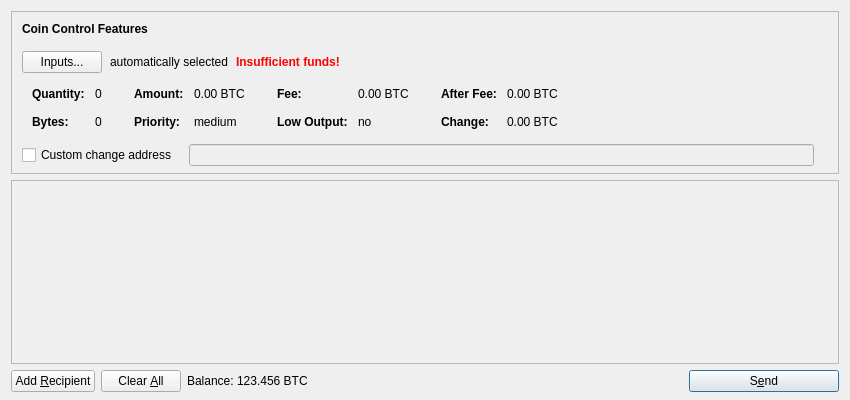
<?xml version="1.0" encoding="UTF-8"?>
<ui version="4.0">
 <class>SendCoinsDialog</class>
 <widget class="QDialog" name="SendCoinsDialog">
  <property name="geometry">
   <rect>
    <x>0</x>
    <y>0</y>
    <width>850</width>
    <height>400</height>
   </rect>
  </property>
  <property name="windowTitle">
   <string>Send Coins</string>
  </property>
  <layout class="QVBoxLayout" name="verticalLayout" stretch="0,1,0">
   <property name="bottomMargin">
    <number>8</number>
   </property>
   <item>
    <widget class="QFrame" name="frameCoinControl">
     <property name="sizePolicy">
      <sizepolicy hsizetype="Expanding" vsizetype="Expanding">
       <horstretch>0</horstretch>
       <verstretch>0</verstretch>
      </sizepolicy>
     </property>
     <property name="maximumSize">
      <size>
       <width>16777215</width>
       <height>16777215</height>
      </size>
     </property>
     <property name="frameShape">
      <enum>QFrame::StyledPanel</enum>
     </property>
     <property name="frameShadow">
      <enum>QFrame::Sunken</enum>
     </property>
     <layout class="QVBoxLayout" name="verticalLayoutCoinControl2">
      <property name="spacing">
       <number>0</number>
      </property>
      <property name="leftMargin">
       <number>0</number>
      </property>
      <property name="topMargin">
       <number>0</number>
      </property>
      <property name="rightMargin">
       <number>0</number>
      </property>
      <property name="bottomMargin">
       <number>6</number>
      </property>
      <item>
       <layout class="QVBoxLayout" name="verticalLayoutCoinControl" stretch="0,0,0,0,1">
        <property name="spacing">
         <number>0</number>
        </property>
        <property name="leftMargin">
         <number>10</number>
        </property>
        <property name="topMargin">
         <number>10</number>
        </property>
        <item>
         <layout class="QHBoxLayout" name="horizontalLayoutCoinControl1">
          <property name="bottomMargin">
           <number>15</number>
          </property>
          <item>
           <widget class="QLabel" name="labelCoinControlFeatures">
            <property name="sizePolicy">
             <sizepolicy hsizetype="Preferred" vsizetype="Maximum">
              <horstretch>0</horstretch>
              <verstretch>0</verstretch>
             </sizepolicy>
            </property>
            <property name="font">
             <font>
              <weight>75</weight>
              <bold>true</bold>
             </font>
            </property>
            <property name="styleSheet">
             <string notr="true">font-weight:bold;</string>
            </property>
            <property name="text">
             <string>Coin Control Features</string>
            </property>
           </widget>
          </item>
         </layout>
        </item>
        <item>
         <layout class="QHBoxLayout" name="horizontalLayoutCoinControl2" stretch="0,0,0,0">
          <property name="spacing">
           <number>8</number>
          </property>
          <property name="bottomMargin">
           <number>10</number>
          </property>
          <item>
           <widget class="QPushButton" name="pushButtonCoinControl">
            <property name="styleSheet">
             <string notr="true"/>
            </property>
            <property name="text">
             <string>Inputs...</string>
            </property>
           </widget>
          </item>
          <item>
           <widget class="QLabel" name="labelCoinControlAutomaticallySelected">
            <property name="text">
             <string>automatically selected</string>
            </property>
            <property name="margin">
             <number>5</number>
            </property>
           </widget>
          </item>
          <item>
           <widget class="QLabel" name="labelCoinControlInsuffFunds">
            <property name="font">
             <font>
              <weight>75</weight>
              <bold>true</bold>
             </font>
            </property>
            <property name="styleSheet">
             <string notr="true">color:red;font-weight:bold;</string>
            </property>
            <property name="text">
             <string>Insufficient funds!</string>
            </property>
            <property name="margin">
             <number>5</number>
            </property>
           </widget>
          </item>
          <item>
           <spacer name="horizontalSpacerCoinControl">
            <property name="orientation">
             <enum>Qt::Horizontal</enum>
            </property>
            <property name="sizeHint" stdset="0">
             <size>
              <width>40</width>
              <height>1</height>
             </size>
            </property>
           </spacer>
          </item>
         </layout>
        </item>
        <item>
         <widget class="QWidget" name="widgetCoinControl" native="true">
          <property name="sizePolicy">
           <sizepolicy hsizetype="Preferred" vsizetype="Preferred">
            <horstretch>0</horstretch>
            <verstretch>0</verstretch>
           </sizepolicy>
          </property>
          <property name="minimumSize">
           <size>
            <width>0</width>
            <height>0</height>
           </size>
          </property>
          <property name="styleSheet">
           <string notr="true"/>
          </property>
          <layout class="QHBoxLayout" name="horizontalLayoutCoinControl5">
           <property name="leftMargin">
            <number>0</number>
           </property>
           <property name="topMargin">
            <number>0</number>
           </property>
           <property name="rightMargin">
            <number>0</number>
           </property>
           <property name="bottomMargin">
            <number>0</number>
           </property>
           <item>
            <layout class="QHBoxLayout" name="horizontalLayoutCoinControl3" stretch="0,0,0,1">
             <property name="spacing">
              <number>20</number>
             </property>
             <property name="topMargin">
              <number>0</number>
             </property>
             <property name="bottomMargin">
              <number>10</number>
             </property>
             <item>
              <layout class="QFormLayout" name="formLayoutCoinControl1">
               <property name="horizontalSpacing">
                <number>10</number>
               </property>
               <property name="verticalSpacing">
                <number>14</number>
               </property>
               <property name="leftMargin">
                <number>10</number>
               </property>
               <property name="topMargin">
                <number>4</number>
               </property>
               <property name="rightMargin">
                <number>6</number>
               </property>
               <item row="0" column="0">
                <widget class="QLabel" name="labelCoinControlQuantityText">
                 <property name="font">
                  <font>
                   <weight>75</weight>
                   <bold>true</bold>
                  </font>
                 </property>
                 <property name="text">
                  <string>Quantity:</string>
                 </property>
                 <property name="margin">
                  <number>0</number>
                 </property>
                </widget>
               </item>
               <item row="0" column="1">
                <widget class="QLabel" name="labelCoinControlQuantity">
                 <property name="cursor">
                  <cursorShape>IBeamCursor</cursorShape>
                 </property>
                 <property name="contextMenuPolicy">
                  <enum>Qt::ActionsContextMenu</enum>
                 </property>
                 <property name="text">
                  <string notr="true">0</string>
                 </property>
                 <property name="margin">
                  <number>0</number>
                 </property>
                 <property name="textInteractionFlags">
                  <set>Qt::LinksAccessibleByMouse|Qt::TextSelectableByKeyboard|Qt::TextSelectableByMouse</set>
                 </property>
                </widget>
               </item>
               <item row="1" column="0">
                <widget class="QLabel" name="labelCoinControlBytesText">
                 <property name="font">
                  <font>
                   <weight>75</weight>
                   <bold>true</bold>
                  </font>
                 </property>
                 <property name="text">
                  <string>Bytes:</string>
                 </property>
                </widget>
               </item>
               <item row="1" column="1">
                <widget class="QLabel" name="labelCoinControlBytes">
                 <property name="cursor">
                  <cursorShape>IBeamCursor</cursorShape>
                 </property>
                 <property name="contextMenuPolicy">
                  <enum>Qt::ActionsContextMenu</enum>
                 </property>
                 <property name="text">
                  <string notr="true">0</string>
                 </property>
                 <property name="textInteractionFlags">
                  <set>Qt::LinksAccessibleByMouse|Qt::TextSelectableByKeyboard|Qt::TextSelectableByMouse</set>
                 </property>
                </widget>
               </item>
              </layout>
             </item>
             <item>
              <layout class="QFormLayout" name="formLayoutCoinControl2">
               <property name="horizontalSpacing">
                <number>10</number>
               </property>
               <property name="verticalSpacing">
                <number>14</number>
               </property>
               <property name="leftMargin">
                <number>6</number>
               </property>
               <property name="topMargin">
                <number>4</number>
               </property>
               <property name="rightMargin">
                <number>6</number>
               </property>
               <item row="0" column="0">
                <widget class="QLabel" name="labelCoinControlAmountText">
                 <property name="font">
                  <font>
                   <weight>75</weight>
                   <bold>true</bold>
                  </font>
                 </property>
                 <property name="text">
                  <string>Amount:</string>
                 </property>
                 <property name="margin">
                  <number>0</number>
                 </property>
                </widget>
               </item>
               <item row="0" column="1">
                <widget class="QLabel" name="labelCoinControlAmount">
                 <property name="cursor">
                  <cursorShape>IBeamCursor</cursorShape>
                 </property>
                 <property name="contextMenuPolicy">
                  <enum>Qt::ActionsContextMenu</enum>
                 </property>
                 <property name="text">
                  <string notr="true">0.00 BTC</string>
                 </property>
                 <property name="textInteractionFlags">
                  <set>Qt::LinksAccessibleByMouse|Qt::TextSelectableByKeyboard|Qt::TextSelectableByMouse</set>
                 </property>
                </widget>
               </item>
               <item row="1" column="0">
                <widget class="QLabel" name="labelCoinControlPriorityText">
                 <property name="font">
                  <font>
                   <weight>75</weight>
                   <bold>true</bold>
                  </font>
                 </property>
                 <property name="text">
                  <string>Priority:</string>
                 </property>
                </widget>
               </item>
               <item row="1" column="1">
                <widget class="QLabel" name="labelCoinControlPriority">
                 <property name="cursor">
                  <cursorShape>IBeamCursor</cursorShape>
                 </property>
                 <property name="contextMenuPolicy">
                  <enum>Qt::ActionsContextMenu</enum>
                 </property>
                 <property name="text">
                  <string notr="true">medium</string>
                 </property>
                 <property name="textInteractionFlags">
                  <set>Qt::LinksAccessibleByMouse|Qt::TextSelectableByKeyboard|Qt::TextSelectableByMouse</set>
                 </property>
                </widget>
               </item>
              </layout>
             </item>
             <item>
              <layout class="QFormLayout" name="formLayoutCoinControl3">
               <property name="horizontalSpacing">
                <number>10</number>
               </property>
               <property name="verticalSpacing">
                <number>14</number>
               </property>
               <property name="leftMargin">
                <number>6</number>
               </property>
               <property name="topMargin">
                <number>4</number>
               </property>
               <property name="rightMargin">
                <number>6</number>
               </property>
               <item row="0" column="0">
                <widget class="QLabel" name="labelCoinControlFeeText">
                 <property name="font">
                  <font>
                   <weight>75</weight>
                   <bold>true</bold>
                  </font>
                 </property>
                 <property name="text">
                  <string>Fee:</string>
                 </property>
                 <property name="margin">
                  <number>0</number>
                 </property>
                </widget>
               </item>
               <item row="0" column="1">
                <widget class="QLabel" name="labelCoinControlFee">
                 <property name="cursor">
                  <cursorShape>IBeamCursor</cursorShape>
                 </property>
                 <property name="contextMenuPolicy">
                  <enum>Qt::ActionsContextMenu</enum>
                 </property>
                 <property name="text">
                  <string notr="true">0.00 BTC</string>
                 </property>
                 <property name="textInteractionFlags">
                  <set>Qt::LinksAccessibleByMouse|Qt::TextSelectableByKeyboard|Qt::TextSelectableByMouse</set>
                 </property>
                </widget>
               </item>
               <item row="1" column="0">
                <widget class="QLabel" name="labelCoinControlLowOutputText">
                 <property name="font">
                  <font>
                   <weight>75</weight>
                   <bold>true</bold>
                  </font>
                 </property>
                 <property name="text">
                  <string>Low Output:</string>
                 </property>
                </widget>
               </item>
               <item row="1" column="1">
                <widget class="QLabel" name="labelCoinControlLowOutput">
                 <property name="cursor">
                  <cursorShape>IBeamCursor</cursorShape>
                 </property>
                 <property name="contextMenuPolicy">
                  <enum>Qt::ActionsContextMenu</enum>
                 </property>
                 <property name="text">
                  <string notr="true">no</string>
                 </property>
                 <property name="textInteractionFlags">
                  <set>Qt::LinksAccessibleByMouse|Qt::TextSelectableByKeyboard|Qt::TextSelectableByMouse</set>
                 </property>
                </widget>
               </item>
              </layout>
             </item>
             <item>
              <layout class="QFormLayout" name="formLayoutCoinControl4">
               <property name="horizontalSpacing">
                <number>10</number>
               </property>
               <property name="verticalSpacing">
                <number>14</number>
               </property>
               <property name="leftMargin">
                <number>6</number>
               </property>
               <property name="topMargin">
                <number>4</number>
               </property>
               <property name="rightMargin">
                <number>6</number>
               </property>
               <item row="0" column="0">
                <widget class="QLabel" name="labelCoinControlAfterFeeText">
                 <property name="font">
                  <font>
                   <weight>75</weight>
                   <bold>true</bold>
                  </font>
                 </property>
                 <property name="text">
                  <string>After Fee:</string>
                 </property>
                 <property name="margin">
                  <number>0</number>
                 </property>
                </widget>
               </item>
               <item row="0" column="1">
                <widget class="QLabel" name="labelCoinControlAfterFee">
                 <property name="cursor">
                  <cursorShape>IBeamCursor</cursorShape>
                 </property>
                 <property name="contextMenuPolicy">
                  <enum>Qt::ActionsContextMenu</enum>
                 </property>
                 <property name="text">
                  <string notr="true">0.00 BTC</string>
                 </property>
                 <property name="textInteractionFlags">
                  <set>Qt::LinksAccessibleByMouse|Qt::TextSelectableByKeyboard|Qt::TextSelectableByMouse</set>
                 </property>
                </widget>
               </item>
               <item row="1" column="0">
                <widget class="QLabel" name="labelCoinControlChangeText">
                 <property name="font">
                  <font>
                   <weight>75</weight>
                   <bold>true</bold>
                  </font>
                 </property>
                 <property name="text">
                  <string>Change:</string>
                 </property>
                </widget>
               </item>
               <item row="1" column="1">
                <widget class="QLabel" name="labelCoinControlChange">
                 <property name="cursor">
                  <cursorShape>IBeamCursor</cursorShape>
                 </property>
                 <property name="contextMenuPolicy">
                  <enum>Qt::ActionsContextMenu</enum>
                 </property>
                 <property name="text">
                  <string notr="true">0.00 BTC</string>
                 </property>
                 <property name="textInteractionFlags">
                  <set>Qt::LinksAccessibleByMouse|Qt::TextSelectableByKeyboard|Qt::TextSelectableByMouse</set>
                 </property>
                </widget>
               </item>
              </layout>
             </item>
            </layout>
           </item>
          </layout>
         </widget>
        </item>
        <item>
         <layout class="QHBoxLayout" name="horizontalLayoutCoinControl4" stretch="0,0,0">
          <property name="spacing">
           <number>12</number>
          </property>
          <property name="sizeConstraint">
           <enum>QLayout::SetDefaultConstraint</enum>
          </property>
          <property name="topMargin">
           <number>5</number>
          </property>
          <property name="rightMargin">
           <number>5</number>
          </property>
          <item>
           <widget class="QCheckBox" name="checkBoxCoinControlChange">
            <property name="toolTip">
             <string>If this is activated, but the change address is empty or invalid, change will be sent to a newly generated address.</string>
            </property>
            <property name="text">
             <string>Custom change address</string>
            </property>
           </widget>
          </item>
          <item>
           <widget class="QValidatedLineEdit" name="lineEditCoinControlChange">
            <property name="enabled">
             <bool>false</bool>
            </property>
            <property name="sizePolicy">
             <sizepolicy hsizetype="Expanding" vsizetype="Fixed">
              <horstretch>0</horstretch>
              <verstretch>0</verstretch>
             </sizepolicy>
            </property>
           </widget>
          </item>
          <item>
           <widget class="QLabel" name="labelCoinControlChangeLabel">
            <property name="sizePolicy">
             <sizepolicy hsizetype="Preferred" vsizetype="Expanding">
              <horstretch>0</horstretch>
              <verstretch>0</verstretch>
             </sizepolicy>
            </property>
            <property name="minimumSize">
             <size>
              <width>0</width>
              <height>0</height>
             </size>
            </property>
            <property name="text">
             <string/>
            </property>
            <property name="margin">
             <number>3</number>
            </property>
           </widget>
          </item>
         </layout>
        </item>
        <item>
         <spacer name="verticalSpacerCoinControl">
          <property name="orientation">
           <enum>Qt::Vertical</enum>
          </property>
          <property name="sizeHint" stdset="0">
           <size>
            <width>800</width>
            <height>1</height>
           </size>
          </property>
         </spacer>
        </item>
       </layout>
      </item>
     </layout>
    </widget>
   </item>
   <item>
    <widget class="QScrollArea" name="scrollArea">
     <property name="widgetResizable">
      <bool>true</bool>
     </property>
     <widget class="QWidget" name="scrollAreaWidgetContents">
      <property name="geometry">
       <rect>
        <x>0</x>
        <y>0</y>
        <width>830</width>
        <height>178</height>
       </rect>
      </property>
      <layout class="QVBoxLayout" name="verticalLayout_2" stretch="0,1">
       <property name="leftMargin">
        <number>0</number>
       </property>
       <property name="topMargin">
        <number>0</number>
       </property>
       <property name="rightMargin">
        <number>0</number>
       </property>
       <property name="bottomMargin">
        <number>0</number>
       </property>
       <item>
        <layout class="QVBoxLayout" name="entries">
         <property name="spacing">
          <number>6</number>
         </property>
        </layout>
       </item>
       <item>
        <spacer name="verticalSpacer">
         <property name="orientation">
          <enum>Qt::Vertical</enum>
         </property>
         <property name="sizeHint" stdset="0">
          <size>
           <width>20</width>
           <height>40</height>
          </size>
         </property>
        </spacer>
       </item>
      </layout>
     </widget>
    </widget>
   </item>
   <item>
    <layout class="QHBoxLayout" name="horizontalLayout">
     <item>
      <widget class="QPushButton" name="addButton">
       <property name="toolTip">
        <string>Send to multiple recipients at once</string>
       </property>
       <property name="text">
        <string>Add &amp;Recipient</string>
       </property>
       <property name="icon">
        <iconset resource="../iQcoin.qrc">
         <normaloff>:/icons/add</normaloff>:/icons/add</iconset>
       </property>
       <property name="autoDefault">
        <bool>false</bool>
       </property>
      </widget>
     </item>
     <item>
      <widget class="QPushButton" name="clearButton">
       <property name="sizePolicy">
        <sizepolicy hsizetype="Minimum" vsizetype="Fixed">
         <horstretch>0</horstretch>
         <verstretch>0</verstretch>
        </sizepolicy>
       </property>
       <property name="toolTip">
        <string>Clear all fields of the form.</string>
       </property>
       <property name="text">
        <string>Clear &amp;All</string>
       </property>
       <property name="icon">
        <iconset resource="../iQcoin.qrc">
         <normaloff>:/icons/remove</normaloff>:/icons/remove</iconset>
       </property>
       <property name="autoRepeatDelay">
        <number>300</number>
       </property>
       <property name="autoDefault">
        <bool>false</bool>
       </property>
      </widget>
     </item>
     <item>
      <layout class="QHBoxLayout" name="horizontalLayout_2">
       <property name="spacing">
        <number>3</number>
       </property>
       <item>
        <widget class="QLabel" name="label">
         <property name="text">
          <string>Balance:</string>
         </property>
        </widget>
       </item>
       <item>
        <widget class="QLabel" name="labelBalance">
         <property name="cursor">
          <cursorShape>IBeamCursor</cursorShape>
         </property>
         <property name="text">
          <string notr="true">123.456 BTC</string>
         </property>
         <property name="textInteractionFlags">
          <set>Qt::LinksAccessibleByMouse|Qt::TextSelectableByKeyboard|Qt::TextSelectableByMouse</set>
         </property>
        </widget>
       </item>
      </layout>
     </item>
     <item>
      <spacer name="horizontalSpacer">
       <property name="orientation">
        <enum>Qt::Horizontal</enum>
       </property>
       <property name="sizeHint" stdset="0">
        <size>
         <width>40</width>
         <height>20</height>
        </size>
       </property>
      </spacer>
     </item>
     <item>
      <widget class="QPushButton" name="sendButton">
       <property name="minimumSize">
        <size>
         <width>150</width>
         <height>0</height>
        </size>
       </property>
       <property name="toolTip">
        <string>Confirm the send action</string>
       </property>
       <property name="text">
        <string>S&amp;end</string>
       </property>
       <property name="icon">
        <iconset resource="../iQcoin.qrc">
         <normaloff>:/icons/send</normaloff>:/icons/send</iconset>
       </property>
       <property name="default">
        <bool>true</bool>
       </property>
      </widget>
     </item>
    </layout>
   </item>
  </layout>
 </widget>
 <customwidgets>
  <customwidget>
   <class>QValidatedLineEdit</class>
   <extends>QLineEdit</extends>
   <header>qvalidatedlineedit.h</header>
  </customwidget>
 </customwidgets>
 <resources>
  <include location="../iQcoin.qrc"/>
 </resources>
 <connections/>
</ui>
